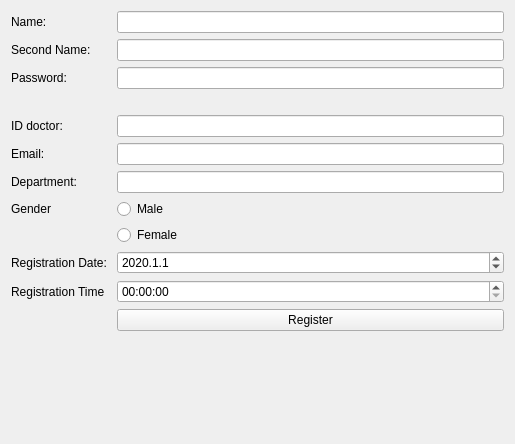
<?xml version="1.0" encoding="UTF-8"?>
<ui version="4.0">
 <class>RegistrationWin</class>
 <widget class="QWidget" name="RegistrationWin">
  <property name="geometry">
   <rect>
    <x>0</x>
    <y>0</y>
    <width>515</width>
    <height>444</height>
   </rect>
  </property>
  <property name="windowTitle">
   <string>Form</string>
  </property>
  <layout class="QFormLayout" name="formLayout">
   <item row="1" column="0">
    <widget class="QLabel" name="Namelabel">
     <property name="text">
      <string>Name:</string>
     </property>
     <property name="buddy">
      <cstring>NameLineEdit</cstring>
     </property>
    </widget>
   </item>
   <item row="1" column="1">
    <widget class="QLineEdit" name="NameLineEdit">
     <property name="text">
      <string/>
     </property>
     <property name="echoMode">
      <enum>QLineEdit::Normal</enum>
     </property>
    </widget>
   </item>
   <item row="2" column="0">
    <widget class="QLabel" name="Namelabel_2">
     <property name="text">
      <string>Second Name: </string>
     </property>
     <property name="buddy">
      <cstring>SecondNameLineEdit</cstring>
     </property>
    </widget>
   </item>
   <item row="2" column="1">
    <widget class="QLineEdit" name="SecondNameLineEdit"/>
   </item>
   <item row="3" column="0">
    <widget class="QLabel" name="AccPassLabel">
     <property name="text">
      <string>Password: </string>
     </property>
     <property name="buddy">
      <cstring>PasswordEdit</cstring>
     </property>
    </widget>
   </item>
   <item row="3" column="1">
    <widget class="QLineEdit" name="PasswordEdit">
     <property name="echoMode">
      <enum>QLineEdit::Password</enum>
     </property>
    </widget>
   </item>
   <item row="6" column="0">
    <widget class="QLabel" name="Emaillabel">
     <property name="text">
      <string>Email: </string>
     </property>
     <property name="buddy">
      <cstring>EmailLineEdit</cstring>
     </property>
    </widget>
   </item>
   <item row="6" column="1">
    <widget class="QLineEdit" name="EmailLineEdit"/>
   </item>
   <item row="8" column="0">
    <widget class="QLabel" name="GenderLabel">
     <property name="text">
      <string>Gender</string>
     </property>
     <property name="buddy">
      <cstring>MradioButton</cstring>
     </property>
    </widget>
   </item>
   <item row="8" column="1">
    <widget class="QRadioButton" name="MradioButton">
     <property name="text">
      <string>Male</string>
     </property>
    </widget>
   </item>
   <item row="9" column="1">
    <widget class="QRadioButton" name="FradioButton">
     <property name="text">
      <string>Female</string>
     </property>
    </widget>
   </item>
   <item row="13" column="1">
    <widget class="QPushButton" name="RegisterButton">
     <property name="text">
      <string>Register</string>
     </property>
    </widget>
   </item>
   <item row="5" column="0">
    <widget class="QLabel" name="IDdoc">
     <property name="text">
      <string>ID doctor:</string>
     </property>
    </widget>
   </item>
   <item row="5" column="1">
    <widget class="QLineEdit" name="IDDocEdit"/>
   </item>
   <item row="7" column="1">
    <widget class="QLineEdit" name="DepartmentEdit"/>
   </item>
   <item row="7" column="0">
    <widget class="QLabel" name="Departmentlabel">
     <property name="text">
      <string>Department: </string>
     </property>
    </widget>
   </item>
   <item row="4" column="1">
    <widget class="QLabel" name="PswdStrength">
     <property name="enabled">
      <bool>true</bool>
     </property>
     <property name="text">
      <string/>
     </property>
    </widget>
   </item>
   <item row="10" column="1">
    <widget class="QDateEdit" name="dateEdit">
     <property name="dateTime">
      <datetime>
       <hour>0</hour>
       <minute>0</minute>
       <second>0</second>
       <year>2020</year>
       <month>1</month>
       <day>1</day>
      </datetime>
     </property>
     <property name="displayFormat">
      <string>yyyy.M.d</string>
     </property>
     <property name="date">
      <date>
       <year>2020</year>
       <month>1</month>
       <day>1</day>
      </date>
     </property>
    </widget>
   </item>
   <item row="10" column="0">
    <widget class="QLabel" name="RegistrationDateLabel">
     <property name="text">
      <string>Registration Date: </string>
     </property>
    </widget>
   </item>
   <item row="12" column="0">
    <widget class="QLabel" name="label">
     <property name="text">
      <string>Registration Time</string>
     </property>
    </widget>
   </item>
   <item row="12" column="1">
    <widget class="QTimeEdit" name="timeEdit">
     <property name="displayFormat">
      <string>HH:mm:ss</string>
     </property>
    </widget>
   </item>
  </layout>
 </widget>
 <tabstops>
  <tabstop>NameLineEdit</tabstop>
  <tabstop>SecondNameLineEdit</tabstop>
  <tabstop>PasswordEdit</tabstop>
  <tabstop>IDDocEdit</tabstop>
  <tabstop>EmailLineEdit</tabstop>
  <tabstop>DepartmentEdit</tabstop>
  <tabstop>MradioButton</tabstop>
  <tabstop>FradioButton</tabstop>
  <tabstop>RegisterButton</tabstop>
 </tabstops>
 <resources/>
 <connections/>
</ui>
